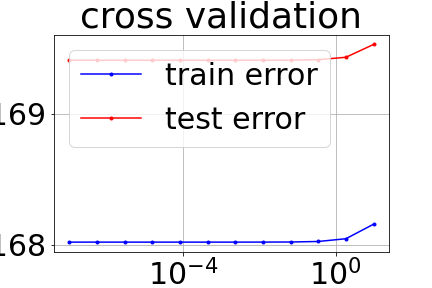

Python code for this plot:
import numpy as np
from helpers import *
import matplotlib.pyplot as plt
from implementations_tanguy import *


def cross_validation_visualization(lambds, rmse_tr, rmse_te):
    """visualization the curves of rmse_tr and rmse_te."""
    plt.semilogx(lambds, rmse_tr, marker=".", color="b", label="train error")
    plt.semilogx(lambds, rmse_te, marker=".", color="r", label="test error")
    plt.xlabel("lambda")
    plt.ylabel("r mse")
    # plt.xlim(1e-4, 1)
    plt.title("cross validation")
    plt.legend(loc=2)
    plt.grid(True)
    plt.savefig("cross_validation")


def build_k_indices(y, k_fold, seed):
    """build k indices for k-fold.

    Args:
        y:      shape=(N,)
        k_fold: K in K-fold, i.e. the fold num
        seed:   the random seed

    Returns:
        A 2D array of shape=(k_fold, N/k_fold) that indicates the data indices for each fold

    >>> build_k_indices(np.array([1., 2., 3., 4.]), 2, 1)
    array([[3, 2],
           [0, 1]])
    """
    num_row = y.shape[0]
    interval = int(num_row / k_fold)
    np.random.seed(seed)
    indices = np.random.permutation(num_row)
    k_indices = [indices[k * interval : (k + 1) * interval] for k in range(k_fold)]
    return np.array(k_indices)


def separate_data(x, y, k_indices, k):
    # separates data between train and test sets using k folds and k indices
    test_indices = k_indices[k]

    train_indices_not_flat = []

    # add all groups of indices in the list
    for i in range(len(k_indices)):
        if i != k:
            train_indices_not_flat.append(k_indices[i])
    # flatten the indices
    train_indices_flat = [e for sl in train_indices_not_flat for e in sl]

    test_x = [x[i] for i in test_indices]

    test_y = [y[i] for i in test_indices]

    train_x = [x[i] for i in train_indices_flat]

    train_y = [y[i] for i in train_indices_flat]

    train_tx = np.c_[np.ones((len(train_y), 1)), train_x]

    test_tx = np.c_[np.ones((len(test_y), 1)), test_x]
    return train_tx, train_y, test_tx, test_y


def cross_validation_least_squares(y, x, k_indices, k):
    """return the loss of ridge regression for a fold corresponding to k_indices

    Args:
        y:          shape=(N,)
        x:          shape=(N,)
        k_indices:  2D array returned by build_k_indices()
        k:          scalar, the k-th fold (N.B.: not to confused with k_fold which is the fold nums)
        lambda_:    scalar, cf. ridge_regression()
        degree:     scalar, cf. build_poly()

    Returns:
        train and test root mean square errors rmse = sqrt(2 mse)

    >>> cross_validation(np.array([1.,2.,3.,4.]), np.array([6.,7.,8.,9.]), np.array([[3,2], [0,1]]), 1, 2, 3)
    (0.019866645527597114, 0.33555914361295175)
    """
    train_tx, train_y, test_tx, test_y = separate_data(x, y, k_indices, k)

    w, loss_tr = least_squares(train_y, train_tx)

    # rr_test = ridge_regression(test_y, poly_test, lambda_)

    loss_te = compute_loss_mse(test_y, test_tx, w)

    loss_tr = np.sqrt(2 * loss_tr)

    loss_te = np.sqrt(2 * loss_te)

    return loss_tr, loss_te


def cross_validation_linear_gd(y, x, k_indices, k):
    """return the loss of ridge regression for a fold corresponding to k_indices

    Args:
        y:          shape=(N,)
        x:          shape=(N,)
        k_indices:  2D array returned by build_k_indices()
        k:          scalar, the k-th fold (N.B.: not to confused with k_fold which is the fold nums)
        lambda_:    scalar, cf. ridge_regression()
        degree:     scalar, cf. build_poly()

    Returns:
        train and test root mean square errors rmse = sqrt(2 mse)

    >>> cross_validation(np.array([1.,2.,3.,4.]), np.array([6.,7.,8.,9.]), np.array([[3,2], [0,1]]), 1, 2, 3)
    (0.019866645527597114, 0.33555914361295175)
    """
    train_tx, train_y, test_tx, test_y = separate_data(x, y, k_indices, k)

    w, loss_tr = mean_squared_error_gd(
        train_y, train_tx, np.zeros((train_tx.shape[1], 1)), 10000, 0.00001
    )

    # rr_test = ridge_regression(test_y, poly_test, lambda_)

    loss_te = compute_loss_mse(test_y, test_tx, w)

    loss_tr = np.sqrt(2 * loss_tr)

    loss_te = np.sqrt(2 * loss_te)

    return loss_tr, loss_te


def cross_validation_logistic_regression(y, x, k_indices, k):
    """return the loss of ridge regression for a fold corresponding to k_indices

    Args:
        y:          shape=(N,)
        x:          shape=(N,)
        k_indices:  2D array returned by build_k_indices()
        k:          scalar, the k-th fold (N.B.: not to confused with k_fold which is the fold nums)
        lambda_:    scalar, cf. ridge_regression()
        degree:     scalar, cf. build_poly()

    Returns:
        train and test root mean square errors rmse = sqrt(2 mse)

    >>> cross_validation(np.array([1.,2.,3.,4.]), np.array([6.,7.,8.,9.]), np.array([[3,2], [0,1]]), 1, 2, 3)
    (0.019866645527597114, 0.33555914361295175)
    """
    train_tx, train_y, test_tx, test_y = separate_data(x, y, k_indices, k)

    w, loss_tr = logistic_regression(
        train_y, train_tx, np.zeros((train_tx.shape[1], 1)), 10000, 0.00001
    )

    # rr_test = ridge_regression(test_y, poly_test, lambda_)

    loss_te = compute_loss_mse(test_y, test_tx, w)

    loss_tr = np.sqrt(2 * loss_tr)

    loss_te = np.sqrt(2 * loss_te)

    return loss_tr, loss_te


def cross_validation_ridge_regression(y, x, k_indices, k, lambda_):
    """return the loss of ridge regression for a fold corresponding to k_indices

    Args:
        y:          shape=(N,)
        x:          shape=(N,)
        k_indices:  2D array returned by build_k_indices()
        k:          scalar, the k-th fold (N.B.: not to confused with k_fold which is the fold nums)
        lambda_:    scalar, cf. ridge_regression()
        degree:     scalar, cf. build_poly()

    Returns:
        train and test root mean square errors rmse = sqrt(2 mse)

    >>> cross_validation(np.array([1.,2.,3.,4.]), np.array([6.,7.,8.,9.]), np.array([[3,2], [0,1]]), 1, 2, 3)
    (0.019866645527597114, 0.33555914361295175)
    """

    train_tx, train_y, test_tx, test_y = separate_data(x, y, k_indices, k)

    w, loss_tr = ridge_regression(train_y, train_tx, lambda_)

    loss_te = compute_loss_mse(test_y, test_tx, w)

    loss_tr = np.sqrt(2 * loss_tr)

    loss_te = np.sqrt(2 * loss_te)

    return loss_tr, loss_te


def find_best_lambda_ridge_regression(x, y, k_fold, lambdas):
    """cross validation over regularisation parameter lambda.

    Args:
        k_fold: integer, the number of folds
        lambdas: shape = (p, ) where p is the number of values of lambda to test
    Returns:
        best_lambda : scalar, value of the best lambda
        best_rmse : scalar, the associated root mean squared error for the best lambda
    """
    seed = 12
    # split data in k fold
    k_indices = build_k_indices(y, k_fold, seed)
    # define lists to store the loss of training data and test data
    rmse_tr = []
    rmse_te = []
    # set the best rmse to a maximal value as a start
    best_rmse = 101
    best_lambda = 0
    for l in lambdas:
        rmse_tr_temp = 0.0
        rmse_te_temp = 0.0
        for k in range(k_fold):
            loss_tr, loss_te = cross_validation_ridge_regression(y, x, k_indices, k, l)

            rmse_tr_temp += loss_tr
            rmse_te_temp += loss_te
        # do the average
        rmse_tr_temp = rmse_tr_temp / k_fold
        rmse_te_temp = rmse_te_temp / k_fold

        if rmse_te_temp < best_rmse:
            best_rmse = rmse_te_temp
            best_lambda = l
        rmse_tr.append(rmse_tr_temp[0])
        rmse_te.append(rmse_te_temp[0])

    cross_validation_visualization(lambdas, rmse_tr, rmse_te)
    print(
        " the choice of lambda which leads to the best test rmse is %.5f with a test rmse of %.3f"
        % (best_lambda, best_rmse)
    )
    return best_lambda, best_rmse


def cross_validation_reg_logistic_regression(y, x, k_indices, k, lambda_):
    """return the loss of ridge regression for a fold corresponding to k_indices

    Args:
        y:          shape=(N,)
        x:          shape=(N,)
        k_indices:  2D array returned by build_k_indices()
        k:          scalar, the k-th fold (N.B.: not to confused with k_fold which is the fold nums)
        lambda_:    scalar, cf. ridge_regression()
        degree:     scalar, cf. build_poly()

    Returns:
        train and test root mean square errors rmse = sqrt(2 mse)

    >>> cross_validation(np.array([1.,2.,3.,4.]), np.array([6.,7.,8.,9.]), np.array([[3,2], [0,1]]), 1, 2, 3)
    (0.019866645527597114, 0.33555914361295175)
    """
    train_tx, train_y, test_tx, test_y = separate_data(x, y, k_indices, k)

    w, loss_tr = reg_logistic_regression(
        train_y, train_tx, lambda_, np.zeros((train_tx.shape[1], 1)), 10000, 0.00001
    )

    # rr_test = ridge_regression(test_y, poly_test, lambda_)

    loss_te = compute_loss_mse(test_y, test_tx, w) + lambda_ * np.dot(w.T, w)

    loss_tr = np.sqrt(2 * loss_tr) + lambda_ * np.dot(w.T, w)

    loss_te = np.sqrt(2 * loss_te) + lambda_ * np.dot(w.T, w)

    return loss_tr, loss_te


def find_best_lambda_reg_logistic_regression(x, y, k_fold, lambdas):
    """cross validation over regularisation parameter lambda.

    Args:
        k_fold: integer, the number of folds
        lambdas: shape = (p, ) where p is the number of values of lambda to test
    Returns:
        best_lambda : scalar, value of the best lambda
        best_rmse : scalar, the associated root mean squared error for the best lambda
    """
    seed = 12
    # split data in k fold
    k_indices = build_k_indices(y, k_fold, seed)
    # define lists to store the loss of training data and test data
    rmse_tr = []
    rmse_te = []
    # set the best rmse to a maximal value as a start
    best_rmse = 101
    best_lambda = 0
    for l in lambdas:
        rmse_tr_temp = 0.0
        rmse_te_temp = 0.0
        for k in range(k_fold):
            loss_tr, loss_te = cross_validation_reg_logistic_regression(
                y, x, k_indices, k, l
            )

            rmse_tr_temp += loss_tr
            rmse_te_temp += loss_te
        # do the average
        rmse_tr_temp = rmse_tr_temp / k_fold
        rmse_te_temp = rmse_te_temp / k_fold

        if rmse_te_temp < best_rmse:
            best_rmse = rmse_te_temp
            best_lambda = l
        rmse_tr.append(rmse_tr_temp[0])
        rmse_te.append(rmse_te_temp[0])

    cross_validation_visualization(lambdas, rmse_tr, rmse_te)
    print(
        " the choice of lambda which leads to the best test rmse is %.5f with a test rmse of %.3f"
        % (best_lambda, best_rmse)
    )
    return best_lambda, best_rmse
